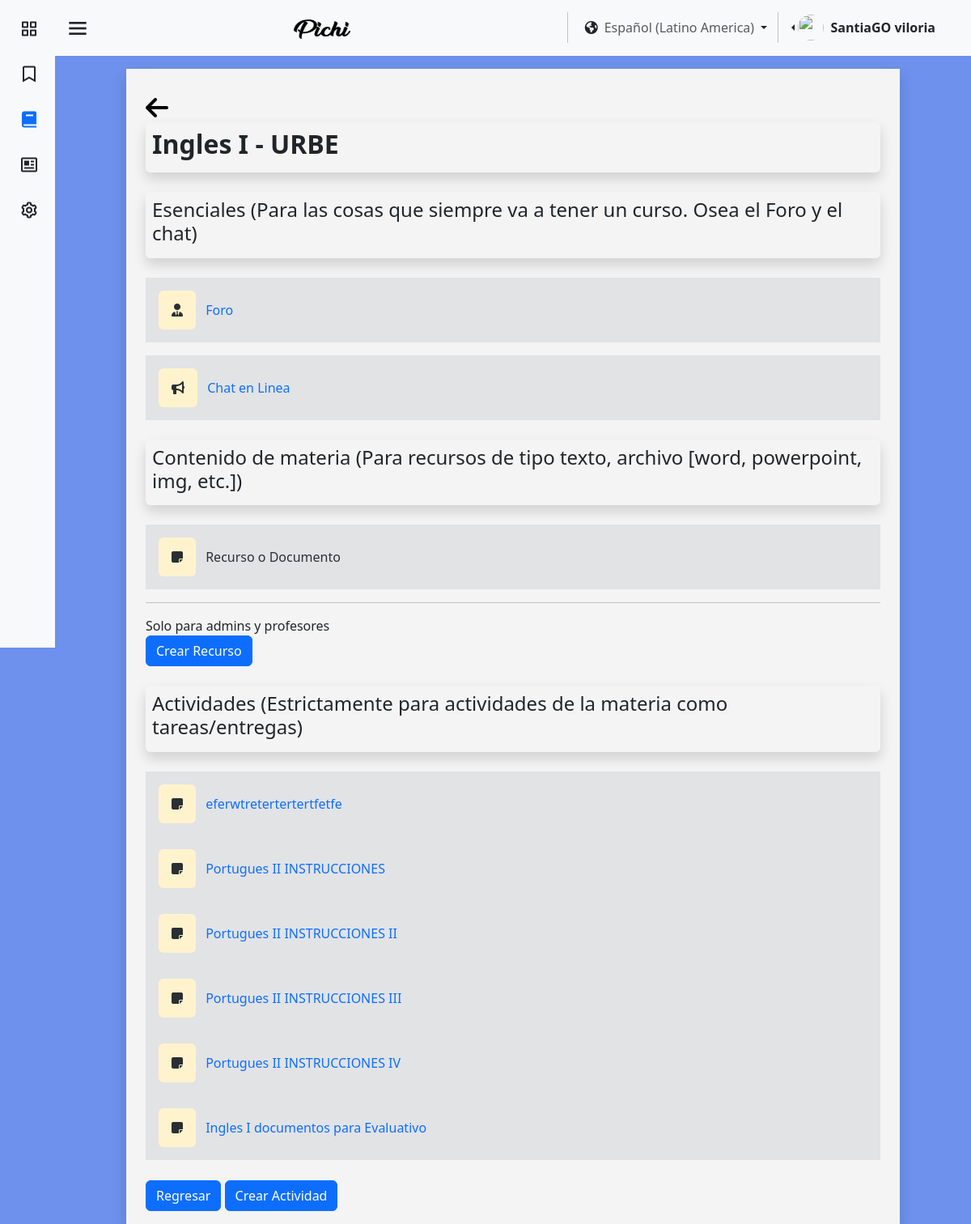
/pages/es/verCurso.php?id_cur=Cur_URBE_01 (signed in), run on the app's committed database.
### tables this page shows
CREATE TABLE `usuario` (
  `id_user` int(11) NOT NULL,
  `identificacion_user` varchar(11) NOT NULL,
  `nombre_user` varchar(25) NOT NULL,
  `apellido_user` varchar(25) NOT NULL,
  `correo_user` varchar(45) NOT NULL,
  `contrasena_user` varchar(16) NOT NULL,
  `direccion_user` varchar(80) NOT NULL,
  `numero_user` varchar(15) NOT NULL,
  `fecha_nacimiento_user` datetime NOT NULL,
  `Active_online` tinyint(1) NOT NULL,
  `sexo_user` varchar(15) NOT NULL,
  `Empresa_id_empresa` int(11) DEFAULT NULL,
  `rol` tinyint(1) NOT NULL,
  `img_perfil` varchar(255) NOT NULL
);

CREATE TABLE `cursos` (
  `id_cur` varchar(100) NOT NULL,
  `nombre_cur` varchar(45) NOT NULL,
  `fecha_inicio` date NOT NULL,
  `cupos_cur_min` int(11) NOT NULL,
  `cupos_cur_max` int(11) NOT NULL,
  `Empresa_id_empresa` int(11) NOT NULL,
  `fecha_fin` date NOT NULL,
  `visibilidad_curso` varchar(11) NOT NULL
);

CREATE TABLE `empresa` (
  `id_empresa` int(11) NOT NULL,
  `nombre_empresa` varchar(80) NOT NULL
);

CREATE TABLE `actividades` (
  `idActividades` int(11) NOT NULL,
  `Titulo` varchar(45) NOT NULL,
  `ContenidoAcitividad` text NOT NULL,
  `archivosPrincipal` varchar(255) NOT NULL,
  `fechaInicio` timestamp(6) NOT NULL DEFAULT current_timestamp(6) ON UPDATE current_timestamp(6),
  `fechaCulminacion` timestamp(6) NULL DEFAULT NULL,
  `fechaNotificacion` timestamp(6) NULL DEFAULT NULL,
  `pesoArchivo` float NOT NULL,
  `notaMaxima` float NOT NULL,
  `notaMinima` float NOT NULL,
  `visible` tinyint(1) NOT NULL,
  `activarPorcentaje` tinyint(1) NOT NULL,
  `Porcentaje` int(3) DEFAULT NULL,
  `archivosAdicional` varchar(255) DEFAULT NULL,
  `idCurso_id_cur` varchar(100) NOT NULL
);

### pages/es/verCurso.php (the view, shortened to what this page needs)
<?php
require "../../assests/php/LoginBD.php";
if (isset($_SESSION['id_user'])) {
    $usuarios1 = $_SESSION['id_user'];
    $conexion1 = mysqli_query($mysqli, "SELECT Empresa_id_empresa, nombre_user, apellido_user FROM usuario WHERE id_user = '$usuarios1'");
    if (mysqli_num_rows($conexion1) > 0) {
        $datos = mysqli_fetch_assoc($conexion1);
        $nombreUsuario = $datos['nombre_user'];
        $apellidoUsuario = $datos['apellido_user'];
    }
}
if (isset($_GET['id_cur'])) {
    $id_curso_seleccionado = $_GET['id_cur'];
    $consultaCurso = mysqli_query($mysqli, "SELECT cursos.nombre_cur, empresa.nombre_empresa
                                    FROM cursos
                                    LEFT JOIN empresa ON empresa.id_empresa = cursos.Empresa_id_empresa
                                    WHERE id_cur = '$id_curso_seleccionado'");
    if (mysqli_num_rows($consultaCurso) > 0) {
        $datos3 = mysqli_fetch_assoc($consultaCurso);
        $curso = $datos3['nombre_cur'];
        $empresa = $datos3['nombre_empresa'];
      }
    $consultaActividades = mysqli_query($mysqli, "SELECT * FROM actividades WHERE idCurso_id_cur = '$id_curso_seleccionado'");
    if (mysqli_num_rows($consultaActividades) > 0) {
        while ($datosActividad = mysqli_fetch_assoc($consultaActividades)) {
            $Actividades[] = $datosActividad;
        }
    }
}
?>
<!DOCTYPE html>
<html lang="en">
<head>
    <link href="https://cdn.jsdelivr.net/npm/bootstrap@5.3.3/dist/css/bootstrap.min.css" rel="stylesheet"
 />
    <link href="https://unpkg.com/boxicons@2.1.4/css/boxicons.min.css" rel="stylesheet" />
    <link rel="stylesheet" href="https://cdnjs.cloudflare.com/ajax/libs/font-awesome/6.5.1/css/all.min.css"
 />
    <link rel="stylesheet" href="../../assests/css/colorPallete.css" />
    <link rel="stylesheet" href="../../assests/css/viewUser.css" />
    <link rel="stylesheet" href="../../assests/css/sidebar.css" />
</head>
<body class="bg-pastel" id="body-pd">
    <header id="header">
        <nav class="navbar bg-body-tertiary">
            <div class="container-fluid">
                <div class="header_toggle">
                    <i class="bx bx-menu" id="header-toggle"></i>
                </div>
                <a class="navbar-brand" href="../../index.html">
                    <img src="../../assests/img/text-1710023184778.png" alt="Bootstrap" width="70" height="24" />
                </a>
                <div class="d-flex justify-content-end">
                    <div class="nav-item dropdown">
                        <button class="btn dropdown-toggle" data-bs-toggle="dropdown" aria-expanded="false" href="#">
                            <span class="fa-solid fa-earth-americas"></span><a class="ms-2 text-body-secondary"
                                href="#">Español (Latino America)</a>
                        </button>
                    </div>
                    <div class="btn-group dropstart me-4 pe-2">
                        <a href="#" class="d-flex align-items-center link-dark text-decoration-none dropdown-toggle"
                            id="dropdownUser2" data-bs-toggle="dropdown" aria-expanded="false">
                            <img src="https://github.com/PichiGod.png" alt="" width="32" height="32"
                                class="rounded-circle me-2" />
                            <strong><?php echo $nombreUsuario . " " . $apellidoUsuario; ?></strong>
                        </a>
                    </div>
                </div>
            </div>
        </nav>
    </header>
    <div class="l-navbar bg-body-tertiary" id="nav-bar">
        <nav class="nav">
            <div class="nav_list">
                <a href="Inicio.php" class="nav_link link-dark">
                    <i class="bx bx-grid-alt nav_icon"></i>
                </a>
                <a href="tutorial.php" class="nav_link link-dark">
                    <i class='bx bx-bookmark nav_icon'></i>
                </a>
                <a href="verCurso.php" class="nav_link active">
                    <i class="bx bxs-book nav_icon"></i>
                </a>
                <a href="verCalif.php" class="nav_link link-dark">
                    <i class="bx bx-news nav_icon"></i>
                </a>
                <a href="MenuAdmin.php" class="nav_link link-dark">
                    <i class="bx bx-cog nav_icon"></i>
                </a>
            </div>
        </nav>
    </div>
    <section class="Cursos">
        <div class="container-fluid bg-blanco mt-3 shadow">
            <div class="container pt-4 pb-3">
                <a href="cursos.php"><i class="fa-solid mt-2 fa-arrow-left" style="font-size:2rem;color:black;"></i></a>
                <div class="p-2 mb-2 rounded shadow ">
                    <h2><strong><?php echo $curso;?> - <?php echo $empresa;?></strong></h2>
                </div>
                <div class="p-2 my-4 rounded shadow ">
                    <h4>Esenciales (Para las cosas que siempre va a tener un curso. Osea el Foro y el chat)</h4>
                </div>
                <div class="item-recurso container bg-secondary-subtle text-secondary-emphasis mt-3 p-3">
                    <div>
                        <div>
                            <i class="fa-solid fa-user-tie me-2 p-3 rounded bg-warning-subtle"></i>
                            <a href="verForo.php?id_cur=<?php echo $id_curso_seleccionado; ?>"><span>Foro</span></a>
                        </div>
                    </div>
                </div>
                <div class="item-recurso container bg-secondary-subtle text-secondary-emphasis mt-3 p-3">
                    <div>
                        <div>
                            <i class="fa-solid fa-bullhorn me-2 p-3 rounded bg-warning-subtle"></i>
                            <span><a href="verChatLinea.php?id_cur=<?php echo $id_curso_seleccionado; ?>">Chat en
                                    Linea</a></span>
                        </div>
                    </div>
                </div>
                <div class="p-2 my-4 rounded shadow ">
                    <h4>Contenido de materia (Para recursos de tipo texto, archivo [word, powerpoint, img, etc.])</h4>
                </div>
                <div class="item-recurso d-flex container bg-secondary-subtle text-secondary-emphasis p-3">
                    <div class="">
                        <div class="">
                            <i class="fa-solid fa-note-sticky me-2 p-3 rounded bg-warning-subtle" witdh="35"
                                height="35"></i>
                            <span>Recurso o Documento</span>
                        </div>
                    </div>
                </div>
                <div>
                    <hr>
                    Solo para admins y profesores
                    <div>
                        <button onclick="location.href='crearRecurso.php'" class="btn btn-primary">Crear
                            Recurso</button>
                    </div>
                </div>
                <div class="p-2 my-4 rounded shadow ">
                    <h4>Actividades (Estrictamente para actividades de la materia como tareas/entregas)</h4>
                </div>
                <?php
                if (mysqli_num_rows($consultaActividades) > 0) {
                    foreach ($Actividades as $actividad): ?>
                        <div class="item-recurso d-flex container bg-secondary-subtle text-secondary-emphasis p-3"
                            style="padding: 10px;">
                            <div>
                                <div>
                                    <i class="fa-solid fa-note-sticky me-2 p-3 rounded bg-warning-subtle" witdh="35"
                                        height="35"></i>
                                    <span><a href=""><?php echo $actividad['Titulo'] ?></a></span>
                                </div>
                            </div>
                        </div>
                    <?php endforeach;
                } ?>
                <div class="containerButtonCrearActividadFin">
                    <button type="button" class="botonRegresar btn btn-primary"
                        onclick="location.href='cursos.php'">Regresar</button>
                    <button type="button" class="botonCrearCursoFin btn btn-primary"
                        onclick="location.href='crearActividad.php?id_cur=<?php echo $id_curso_seleccionado; ?>'">
                        Crear Actividad
                    </button>
                </div>
            </div>
        </div>
    </section>
</body>
</html>

### assests/css/colorPallete.css (style rules this page uses)
.bg-pastel { background-color: #527ce9d6; }
.bg-blanco { background-color: #F4F4F4; }

### assests/css/viewUser.css (style rules this page uses)
.containerButtonCrearActividadFin { padding-top: 25px; }

### assests/css/sidebar.css (style rules this page uses)
:root { --z-fixed: 100; --nav-width: 68px; --header-height: 3rem; }
body { transition: 0.5s; }
a { text-decoration: none; }
.header_toggle { justify-content: center; margin-top: 0.3rem; font-size: 2rem; cursor: pointer; }
.l-navbar { position: fixed; top: 0; left: -30%; width: var(--nav-width); height: 100vh; transition: 0.5s; z-index: var(--z-fixed); }
.nav { height: 100%; display: flex; flex-direction: column; justify-content: space-between; overflow: hidden; }
.nav_logo, .nav_link { display: grid; grid-template-columns: max-content max-content; align-items: center; column-gap: 1rem; padding: 0.5rem 0 0.5rem 1.5rem; }
.nav_link { position: relative; margin-bottom: 1rem; transition: 0.3s; }
.nav_icon { font-size: 1.5rem; }
section { margin-right: 2rem; margin-left: 2rem; }
.active::before { content: ""; position: absolute; left: 0; width: 2px; height: 32px; }
@media screen and (min-width: 768px) { body { margin: 0 0 0 0; padding-left: calc(var(--nav-width)); } }
@media screen and (min-width: 768px) { .l-navbar { left: 0; padding: 1rem 1rem 0 0; } }
@media (min-width: 576px) { section { margin-right: 5.5rem; margin-left: 5.5rem; } }

### data on the page
usuario: nombre_user "SantiaGO", apellido_user "viloria"
cursos: nombre_cur "Ingles I", Empresa_id_empresa.nombre_empresa "URBE"
actividades: Titulo "eferwtretertertertfetfe"
actividades: Titulo "Portugues II INSTRUCCIONES"
actividades: Titulo "Portugues II INSTRUCCIONES II"
actividades: Titulo "Portugues II INSTRUCCIONES III"
actividades: Titulo "Portugues II INSTRUCCIONES IV"
actividades: Titulo "Ingles I documentos para Evaluativo"
